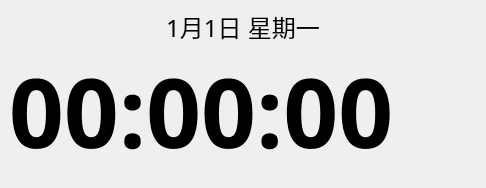
<?xml version="1.0" encoding="UTF-8"?>
<ui version="4.0">
 <class>MainWindow</class>
 <widget class="QMainWindow" name="MainWindow">
  <property name="geometry">
   <rect>
    <x>0</x>
    <y>0</y>
    <width>486</width>
    <height>188</height>
   </rect>
  </property>
  <property name="windowTitle">
   <string>MainWindow</string>
  </property>
  <widget class="QWidget" name="centralwidget">
   <layout class="QHBoxLayout" name="horizontalLayout">
    <item>
     <layout class="QVBoxLayout" name="verticalLayout">
      <property name="spacing">
       <number>0</number>
      </property>
      <property name="rightMargin">
       <number>0</number>
      </property>
      <item>
       <widget class="QLabel" name="date_label">
        <property name="font">
         <font>
          <family>.PingFang SC</family>
          <pointsize>18</pointsize>
         </font>
        </property>
        <property name="text">
         <string>1月1日 星期一</string>
        </property>
        <property name="alignment">
         <set>Qt::AlignBottom|Qt::AlignHCenter</set>
        </property>
       </widget>
      </item>
      <item>
       <widget class="QLabel" name="time_label">
        <property name="font">
         <font>
          <family>.SF UI Soft</family>
          <pointsize>72</pointsize>
          <weight>75</weight>
          <italic>false</italic>
          <bold>true</bold>
          <underline>false</underline>
          <strikeout>false</strikeout>
          <kerning>false</kerning>
         </font>
        </property>
        <property name="text">
         <string>00:00:00</string>
        </property>
        <property name="alignment">
         <set>Qt::AlignLeading|Qt::AlignLeft|Qt::AlignTop</set>
        </property>
       </widget>
      </item>
      <item>
       <spacer name="verticalSpacer_2">
        <property name="orientation">
         <enum>Qt::Vertical</enum>
        </property>
        <property name="sizeHint" stdset="0">
         <size>
          <width>20</width>
          <height>33</height>
         </size>
        </property>
       </spacer>
      </item>
     </layout>
    </item>
   </layout>
  </widget>
 </widget>
 <resources/>
 <connections/>
</ui>
